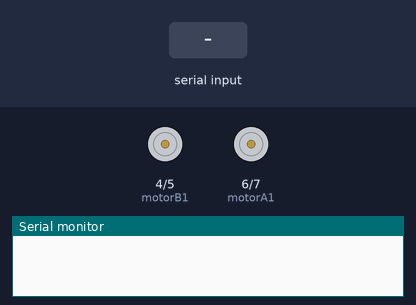
This sketch was run on a simulated Arduino Uno, built with avr-gcc and run on an emulated ATmega328P. Parts: motor-driver pin pairs drawn as motors (green arrow = first pin HIGH = forward, orange = second pin HIGH = backward, longer = more drive, scaled by the enable pin), the last lines printed to the serial monitor. Inputs (shaded band) come from the test bench.

Above: at 1.2 s.
1.3 s: "f" received over Serial
At 1.7 s:
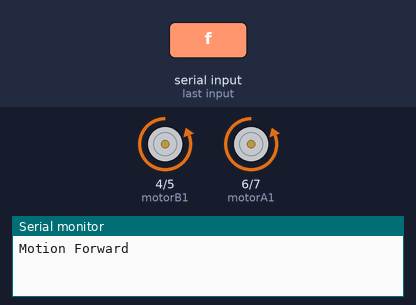
2.8 s: "b" received over Serial
At 4.4 s:
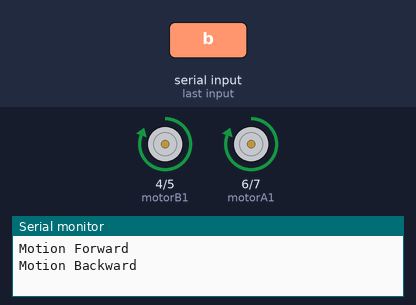
4.8 s: "s" received over Serial
At 6.0 s:
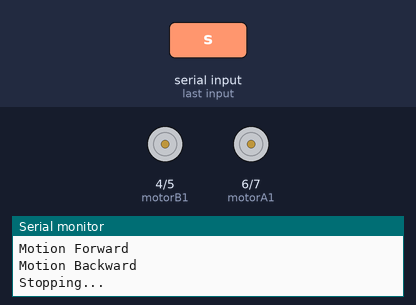
Timing chart, 0 to 7.8 s (numbered marks = the images above; inputs shaded):
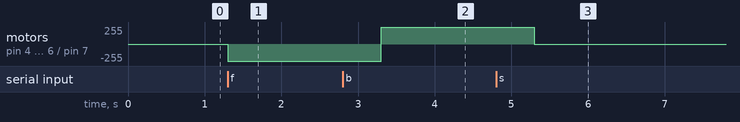

The sketch:

MotorDriver.ino
```cpp
int enableA=2;
int motorA1=6;
int motorA2=7;

//int enableB=3;
int motorB1=4;
int motorB2=5;

void setup()
{
  // put your setup code here, to run once:
Serial.begin(9600);
pinMode (enableA, OUTPUT);
pinMode (motorA1, OUTPUT);
pinMode (motorA2, OUTPUT);
//pinMode (enableB, OUTPUT);
pinMode (motorB1, OUTPUT);
pinMode (motorB2, OUTPUT);
digitalWrite (enableA, HIGH);
}

void loop()
{
  // put your main code here, to run repeatedly:

  char ch;
  if(Serial.available())
  {

   ch=(char)Serial.read();
  }
// printf("enter 'f'to move forward ;'b' to move backward and 's'to stop");
 //scanf("%c",&ch);
 //fflush(stdin);


 //digitalWrite (enableB, HIGH);
 if(ch=='f')
{
   Serial.println ("Motion Forward");
   digitalWrite (motorA1, LOW);
   digitalWrite (motorA2, HIGH);
   digitalWrite (motorB1, LOW);
   digitalWrite (motorB2, HIGH);
   delay(2000);
}
 else if(ch=='b')
{
   Serial.println ("Motion Backward");
   digitalWrite (motorA1,HIGH);
   digitalWrite (motorA2,LOW);
   digitalWrite (motorB1,HIGH);
   digitalWrite (motorB2,LOW);
   delay (2000);
}
 else if(ch=='s')
 {
   Serial.println ("Stopping...");
  // digitalWrite (enableA, LOW);
  // digitalWrite (enableB, LOW);
  digitalWrite (motorA1, LOW);
   digitalWrite (motorA2, LOW);
   digitalWrite (motorB1, LOW);
   digitalWrite (motorB2, LOW);
   delay (2000);
 }
 }
```

roboTask1Prog1.c
```cpp
#include<stdio.h>
#include<string.h>
void main()
{
  char str[30],s[30];
  int i,n,j,flag=1;

  printf("Enter the sentence:\n");
  for(i=0;i<strlen(str);i++)
    {


  gets(str[i]);
}
  printf("enter the word \n");
  gets(s);
  for(i=0;i<strlen(str);i++)
  {
     if(strcmp(str[i],s)!=0)
     {
         flag=0;;
     }

  }
  if(flag==1)
  {
      printf("yes");
  }
}
```

roboTask1Prog3.c
```cpp
#include <stdio.h>

void copyString(char [], char [], int);

int main()
{
    char stng1[20], stng2[20];
    printf("\n\n Recursion : Copy One string to another :\n");

    printf(" Input the  string to copy : ");
    scanf("%s", stng1);
    copyString(stng1, stng2, 0);
    printf("\n The string successfully copied.\n\n");
    printf(" The first string is : %s\n", stng1);
    printf(" The copied string is : %s\n\n", stng2);
    return 0;
}

void copyString(char stng1[], char stng2[], int ctr)
{
    stng2[ctr] = stng1[ctr];
    if (stng1[ctr] == '\0')
        return;
    copyString(stng1, stng2, ctr + 1);
}
```

Measured:
- after the input at 1.3 s, motor on pin 4 (motorB1) / pin 5 (motorB2), motor on pin 6 (motorA1) / pin 7 (motorA2): stopped → backward 255/255 at once
- after the input at 2.8 s, motor on pin 4 (motorB1) / pin 5 (motorB2), motor on pin 6 (motorA1) / pin 7 (motorA2): backward 255/255 → forward 255/255 after 0.50 s
- after the input at 4.8 s, motor on pin 4 (motorB1) / pin 5 (motorB2), motor on pin 6 (motorA1) / pin 7 (motorA2): forward 255/255 → stopped after 0.50 s
